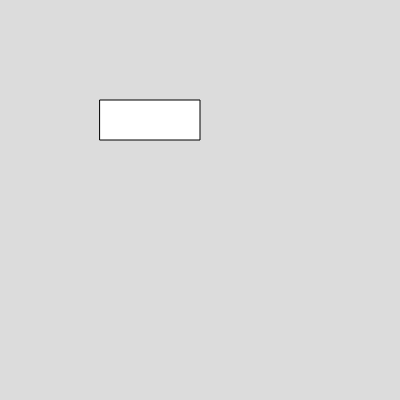
Frame 1 (no input)
Frame 60 (no input): identical to frame 1, image omitted
Frame 120 (the mouse pressed at the canvas centre since frame 60): identical to frame 1, image omitted

The p5.js sketch that drew this single still picture (run headless with seeded random() and noise() and a simulated clock; from frame 60 on, the mouse is pressed at the canvas centre):

// p5.js sketch
// ── sketch.js
let isDragging = false;
let startX = 100;
let startY = 100;
let width = 100;
let height = 40;
let offsetX = 0;
let offsetY = 0;

function setup() {
  createCanvas(400, 400);
}

function draw() {
  background(220);
  fill(isDragging ? "red" : "white");
  rect(startX, startY, width, height);
}

function mousePressed() {
  if (
    mouseX > startX &&
    mouseX < startX + width &&
    mouseY > startY &&
    mouseY < startY + height
  ) {
    isDragging = true;
    offsetX = mouseX - startX;
    offsetY = mouseY - startY;
  }
}

function mouseReleased() {
  isDragging = false;
}

function mouseDragged() {
  if (isDragging) {

    startX = mouseX - offsetX;
    startY = mouseY - offsetY;
  }
}
